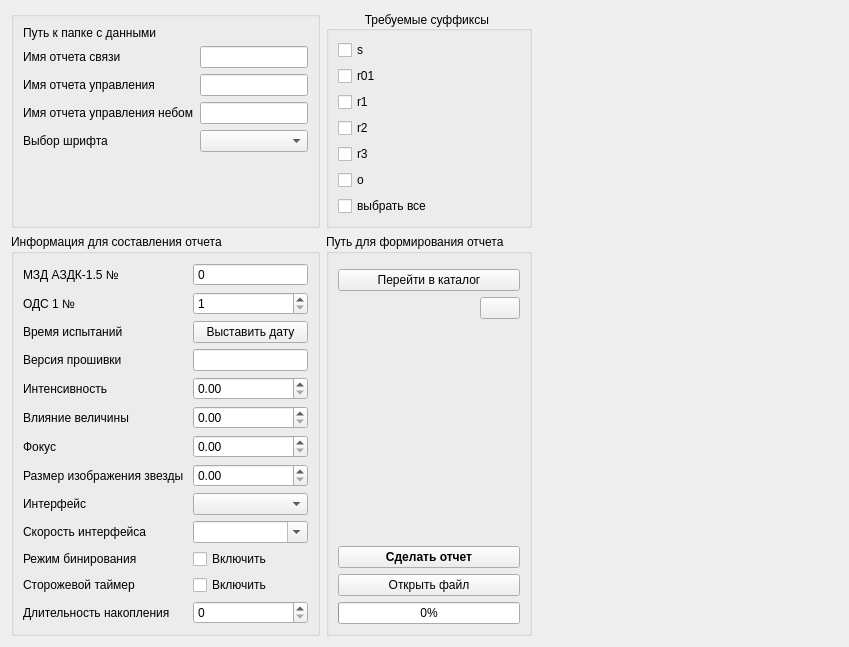
<?xml version="1.0" encoding="UTF-8"?>
<ui version="4.0">
 <class>MainForm</class>
 <widget class="QWidget" name="MainForm">
  <property name="geometry">
   <rect>
    <x>0</x>
    <y>0</y>
    <width>780</width>
    <height>576</height>
   </rect>
  </property>
  <property name="windowTitle">
   <string>Form</string>
  </property>
  <layout class="QGridLayout" name="gridLayout_2">
   <property name="sizeConstraint">
    <enum>QLayout::SetFixedSize</enum>
   </property>
   <item row="0" column="0">
    <layout class="QGridLayout" name="gridLayout">
     <item row="1" column="0">
      <widget class="QGroupBox" name="groupBox_3">
       <property name="sizePolicy">
        <sizepolicy hsizetype="Preferred" vsizetype="Preferred">
         <horstretch>0</horstretch>
         <verstretch>0</verstretch>
        </sizepolicy>
       </property>
       <property name="title">
        <string>Информация для составления отчета</string>
       </property>
       <layout class="QFormLayout" name="formLayout">
        <item row="0" column="0">
         <widget class="QLabel" name="label_7">
          <property name="text">
           <string>МЗД АЗДК-1.5 №</string>
          </property>
         </widget>
        </item>
        <item row="0" column="1">
         <widget class="QSpinBox" name="number_spinBox">
          <property name="buttonSymbols">
           <enum>QAbstractSpinBox::NoButtons</enum>
          </property>
         </widget>
        </item>
        <item row="1" column="0">
         <widget class="QLabel" name="label_19">
          <property name="text">
           <string>ОДС 1 №</string>
          </property>
         </widget>
        </item>
        <item row="1" column="1">
         <widget class="QSpinBox" name="number_ods_spinBox">
          <property name="minimum">
           <number>1</number>
          </property>
          <property name="maximum">
           <number>999</number>
          </property>
         </widget>
        </item>
        <item row="2" column="0">
         <widget class="QLabel" name="label_18">
          <property name="text">
           <string>Время испытаний</string>
          </property>
         </widget>
        </item>
        <item row="2" column="1">
         <widget class="QPushButton" name="Calendar_button">
          <property name="text">
           <string>Выставить дату</string>
          </property>
         </widget>
        </item>
        <item row="3" column="0">
         <widget class="QLabel" name="label_8">
          <property name="text">
           <string>Версия прошивки</string>
          </property>
         </widget>
        </item>
        <item row="3" column="1">
         <widget class="QLineEdit" name="firmware_line">
          <property name="sizePolicy">
           <sizepolicy hsizetype="Expanding" vsizetype="Fixed">
            <horstretch>0</horstretch>
            <verstretch>0</verstretch>
           </sizepolicy>
          </property>
         </widget>
        </item>
        <item row="4" column="0">
         <widget class="QLabel" name="label_9">
          <property name="text">
           <string>Интенсивность </string>
          </property>
         </widget>
        </item>
        <item row="4" column="1">
         <widget class="QDoubleSpinBox" name="intensity_doubleSpinBox"/>
        </item>
        <item row="5" column="0">
         <widget class="QLabel" name="label_10">
          <property name="text">
           <string>Влияние величины</string>
          </property>
         </widget>
        </item>
        <item row="5" column="1">
         <widget class="QDoubleSpinBox" name="influence_doubleSpinBox"/>
        </item>
        <item row="6" column="0">
         <widget class="QLabel" name="label_11">
          <property name="text">
           <string>Фокус </string>
          </property>
         </widget>
        </item>
        <item row="6" column="1">
         <widget class="QDoubleSpinBox" name="focus_doubleSpinBox"/>
        </item>
        <item row="7" column="0">
         <widget class="QLabel" name="label_12">
          <property name="text">
           <string>Размер изображения звезды </string>
          </property>
         </widget>
        </item>
        <item row="7" column="1">
         <widget class="QDoubleSpinBox" name="size_doubleSpinBox"/>
        </item>
        <item row="8" column="0">
         <widget class="QLabel" name="label_13">
          <property name="text">
           <string>Интерфейс</string>
          </property>
         </widget>
        </item>
        <item row="8" column="1">
         <widget class="QComboBox" name="comboBox"/>
        </item>
        <item row="9" column="0">
         <widget class="QLabel" name="label_14">
          <property name="text">
           <string>Скорость интерфейса</string>
          </property>
         </widget>
        </item>
        <item row="9" column="1">
         <widget class="QComboBox" name="speed_comboBox">
          <property name="editable">
           <bool>true</bool>
          </property>
         </widget>
        </item>
        <item row="10" column="0">
         <widget class="QLabel" name="label_15">
          <property name="text">
           <string>Режим бинирования</string>
          </property>
         </widget>
        </item>
        <item row="10" column="1">
         <widget class="QCheckBox" name="checkBox">
          <property name="text">
           <string>Включить</string>
          </property>
         </widget>
        </item>
        <item row="11" column="0">
         <widget class="QLabel" name="label_22">
          <property name="text">
           <string>Сторожевой таймер</string>
          </property>
         </widget>
        </item>
        <item row="11" column="1">
         <widget class="QCheckBox" name="checkBox_timer">
          <property name="text">
           <string>Включить</string>
          </property>
         </widget>
        </item>
        <item row="12" column="0">
         <widget class="QLabel" name="label_23">
          <property name="text">
           <string>Длительность накопления</string>
          </property>
         </widget>
        </item>
        <item row="12" column="1">
         <widget class="QSpinBox" name="duration_spinBox"/>
        </item>
       </layout>
      </widget>
     </item>
     <item row="0" column="0">
      <widget class="QGroupBox" name="groupBox_2">
       <property name="sizePolicy">
        <sizepolicy hsizetype="Preferred" vsizetype="Preferred">
         <horstretch>0</horstretch>
         <verstretch>0</verstretch>
        </sizepolicy>
       </property>
       <property name="title">
        <string/>
       </property>
       <layout class="QFormLayout" name="formLayout_2">
        <item row="0" column="0">
         <widget class="QLabel" name="label_5">
          <property name="text">
           <string>Путь к папке с данными</string>
          </property>
          <property name="scaledContents">
           <bool>true</bool>
          </property>
         </widget>
        </item>
        <item row="1" column="1">
         <widget class="QLineEdit" name="name_report_line"/>
        </item>
        <item row="1" column="0">
         <widget class="QLabel" name="label">
          <property name="text">
           <string>Имя отчета связи</string>
          </property>
          <property name="scaledContents">
           <bool>true</bool>
          </property>
         </widget>
        </item>
        <item row="2" column="0">
         <widget class="QLabel" name="label_2">
          <property name="text">
           <string>Имя отчета управления</string>
          </property>
          <property name="scaledContents">
           <bool>true</bool>
          </property>
         </widget>
        </item>
        <item row="2" column="1">
         <widget class="QLineEdit" name="management_report_line"/>
        </item>
        <item row="3" column="0">
         <widget class="QLabel" name="label_3">
          <property name="text">
           <string>Имя отчета управления небом</string>
          </property>
          <property name="scaledContents">
           <bool>true</bool>
          </property>
         </widget>
        </item>
        <item row="3" column="1">
         <widget class="QLineEdit" name="management_sky_report_line"/>
        </item>
        <item row="0" column="1">
         <widget class="FilePathEdit" name="fpe">
          <property name="dialogMode" stdset="0">
           <enum>FilePathEdit::DIRPATH</enum>
          </property>
         </widget>
        </item>
        <item row="4" column="1">
         <widget class="QComboBox" name="comboBox_fonts"/>
        </item>
        <item row="4" column="0">
         <widget class="QLabel" name="label_4">
          <property name="text">
           <string>Выбор шрифта</string>
          </property>
         </widget>
        </item>
       </layout>
      </widget>
     </item>
     <item row="0" column="1">
      <widget class="QGroupBox" name="groupBox">
       <property name="sizePolicy">
        <sizepolicy hsizetype="Preferred" vsizetype="Preferred">
         <horstretch>0</horstretch>
         <verstretch>0</verstretch>
        </sizepolicy>
       </property>
       <property name="title">
        <string>Требуемые суффиксы </string>
       </property>
       <property name="alignment">
        <set>Qt::AlignCenter</set>
       </property>
       <layout class="QVBoxLayout" name="verticalLayout_2">
        <item>
         <widget class="QCheckBox" name="sfx_s">
          <property name="text">
           <string>s</string>
          </property>
         </widget>
        </item>
        <item>
         <widget class="QCheckBox" name="sfx_ro1">
          <property name="text">
           <string>r01</string>
          </property>
         </widget>
        </item>
        <item>
         <widget class="QCheckBox" name="sfx_r1">
          <property name="text">
           <string>r1</string>
          </property>
         </widget>
        </item>
        <item>
         <widget class="QCheckBox" name="sfx_r2">
          <property name="text">
           <string>r2</string>
          </property>
         </widget>
        </item>
        <item>
         <widget class="QCheckBox" name="sfx_r3">
          <property name="text">
           <string>r3</string>
          </property>
         </widget>
        </item>
        <item>
         <widget class="QCheckBox" name="sfx_o">
          <property name="layoutDirection">
           <enum>Qt::LeftToRight</enum>
          </property>
          <property name="text">
           <string>o</string>
          </property>
         </widget>
        </item>
        <item>
         <widget class="QCheckBox" name="sfx_all">
          <property name="text">
           <string>выбрать все</string>
          </property>
         </widget>
        </item>
       </layout>
      </widget>
     </item>
     <item row="1" column="1">
      <widget class="QGroupBox" name="groupBox_4">
       <property name="sizePolicy">
        <sizepolicy hsizetype="Preferred" vsizetype="Preferred">
         <horstretch>0</horstretch>
         <verstretch>0</verstretch>
        </sizepolicy>
       </property>
       <property name="title">
        <string>Путь для формирования отчета</string>
       </property>
       <layout class="QVBoxLayout" name="verticalLayout">
        <item>
         <widget class="FilePathEdit" name="fpe_2">
          <property name="dialogMode" stdset="0">
           <enum>FilePathEdit::FILESAVE</enum>
          </property>
         </widget>
        </item>
        <item>
         <widget class="QPushButton" name="to_path_button">
          <property name="text">
           <string>Перейти в каталог</string>
          </property>
         </widget>
        </item>
        <item alignment="Qt::AlignRight">
         <widget class="QPushButton" name="loger_button">
          <property name="toolTip">
           <string>Показ журнала сообщений</string>
          </property>
          <property name="autoFillBackground">
           <bool>false</bool>
          </property>
          <property name="text">
           <string/>
          </property>
          <property name="icon">
           <iconset resource="resource.qrc">
            <normaloff>:/res/res/r.png</normaloff>
            <normalon>:/res/res/l.png</normalon>:/res/res/r.png</iconset>
          </property>
          <property name="checkable">
           <bool>true</bool>
          </property>
         </widget>
        </item>
        <item>
         <spacer name="verticalSpacer">
          <property name="orientation">
           <enum>Qt::Vertical</enum>
          </property>
          <property name="sizeHint" stdset="0">
           <size>
            <width>20</width>
            <height>40</height>
           </size>
          </property>
         </spacer>
        </item>
        <item>
         <widget class="QPushButton" name="create_button">
          <property name="font">
           <font>
            <weight>75</weight>
            <bold>true</bold>
           </font>
          </property>
          <property name="text">
           <string>Сделать отчет</string>
          </property>
         </widget>
        </item>
        <item>
         <widget class="QPushButton" name="open_file">
          <property name="text">
           <string>Открыть файл</string>
          </property>
         </widget>
        </item>
        <item>
         <widget class="QProgressBar" name="progressBar">
          <property name="styleSheet">
           <string notr="true">QProgressBar {
    text-align: center;
}</string>
          </property>
          <property name="maximum">
           <number>100</number>
          </property>
          <property name="value">
           <number>0</number>
          </property>
          <property name="alignment">
           <set>Qt::AlignBottom|Qt::AlignLeading|Qt::AlignLeft</set>
          </property>
          <property name="textDirection">
           <enum>QProgressBar::TopToBottom</enum>
          </property>
         </widget>
        </item>
       </layout>
      </widget>
     </item>
    </layout>
   </item>
   <item row="0" column="2">
    <widget class="LogWidget" name="loger" native="true">
     <property name="sizePolicy">
      <sizepolicy hsizetype="Preferred" vsizetype="Preferred">
       <horstretch>0</horstretch>
       <verstretch>0</verstretch>
      </sizepolicy>
     </property>
     <property name="minimumSize">
      <size>
       <width>300</width>
       <height>0</height>
      </size>
     </property>
    </widget>
   </item>
  </layout>
 </widget>
 <customwidgets>
  <customwidget>
   <class>FilePathEdit</class>
   <extends>QWidget</extends>
   <header>ngts/filepathedit.h</header>
   <addpagemethod>addPage</addpagemethod>
  </customwidget>
  <customwidget>
   <class>LogWidget</class>
   <extends>QWidget</extends>
   <header>log/logw.h</header>
   <container>1</container>
  </customwidget>
 </customwidgets>
 <resources>
  <include location="resource.qrc"/>
 </resources>
 <connections>
  <connection>
   <sender>loger_button</sender>
   <signal>toggled(bool)</signal>
   <receiver>loger</receiver>
   <slot>setVisible(bool)</slot>
   <hints>
    <hint type="sourcelabel">
     <x>512</x>
     <y>312</y>
    </hint>
    <hint type="destinationlabel">
     <x>731</x>
     <y>287</y>
    </hint>
   </hints>
  </connection>
 </connections>
</ui>
